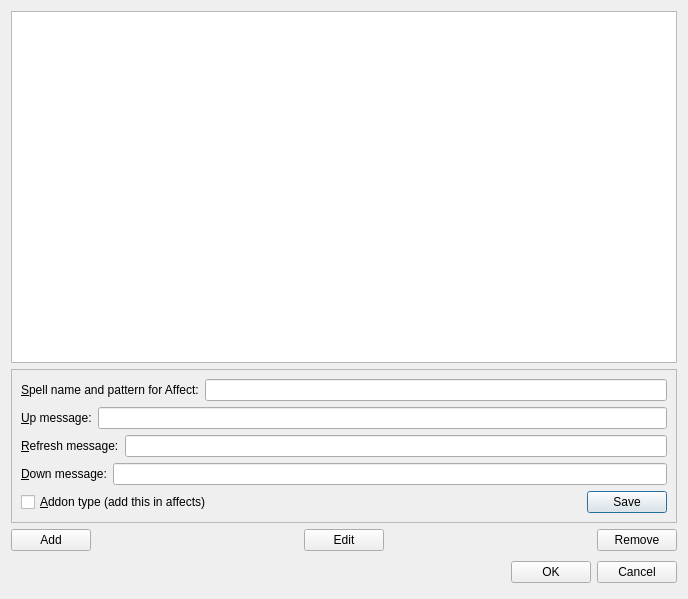
<ui version="4.0" >
 <class>SpellsDialog</class>
 <widget class="QDialog" name="SpellsDialog" >
  <property name="geometry" >
   <rect>
    <x>0</x>
    <y>0</y>
    <width>688</width>
    <height>599</height>
   </rect>
  </property>
  <property name="minimumSize" >
   <size>
    <width>688</width>
    <height>599</height>
   </size>
  </property>
  <property name="maximumSize" >
   <size>
    <width>688</width>
    <height>599</height>
   </size>
  </property>
  <property name="windowTitle" >
   <string>Pattern Editor</string>
  </property>
  <layout class="QVBoxLayout" >
   <item>
    <widget class="QListWidget" name="listWidget" />
   </item>
   <item>
    <widget class="QFrame" name="frame" >
     <property name="frameShape" >
      <enum>QFrame::StyledPanel</enum>
     </property>
     <property name="frameShadow" >
      <enum>QFrame::Raised</enum>
     </property>
     <layout class="QVBoxLayout" >
      <item>
       <layout class="QHBoxLayout" >
        <item>
         <widget class="QLabel" name="label" >
          <property name="text" >
           <string>&amp;Spell name and pattern for Affect:</string>
          </property>
          <property name="buddy" >
           <cstring>lineEdit_name</cstring>
          </property>
         </widget>
        </item>
        <item>
         <widget class="QLineEdit" name="lineEdit_name" />
        </item>
       </layout>
      </item>
      <item>
       <layout class="QHBoxLayout" >
        <item>
         <widget class="QLabel" name="label_2" >
          <property name="text" >
           <string>&amp;Up message:</string>
          </property>
          <property name="buddy" >
           <cstring>lineEdit_up_mes</cstring>
          </property>
         </widget>
        </item>
        <item>
         <widget class="QLineEdit" name="lineEdit_up_mes" />
        </item>
       </layout>
      </item>
      <item>
       <layout class="QHBoxLayout" >
        <item>
         <widget class="QLabel" name="label_3" >
          <property name="text" >
           <string>&amp;Refresh message:</string>
          </property>
          <property name="buddy" >
           <cstring>lineEdit_refresh_mes</cstring>
          </property>
         </widget>
        </item>
        <item>
         <widget class="QLineEdit" name="lineEdit_refresh_mes" />
        </item>
       </layout>
      </item>
      <item>
       <layout class="QHBoxLayout" >
        <item>
         <widget class="QLabel" name="label_4" >
          <property name="text" >
           <string>&amp;Down message:</string>
          </property>
          <property name="buddy" >
           <cstring>lineEdit_down_mes</cstring>
          </property>
         </widget>
        </item>
        <item>
         <widget class="QLineEdit" name="lineEdit_down_mes" />
        </item>
       </layout>
      </item>
      <item>
       <layout class="QHBoxLayout" >
        <item>
         <widget class="QCheckBox" name="checkBox_addon" >
          <property name="text" >
           <string>&amp;Addon type (add this in affects)</string>
          </property>
         </widget>
        </item>
        <item>
         <spacer>
          <property name="orientation" >
           <enum>Qt::Horizontal</enum>
          </property>
          <property name="sizeHint" >
           <size>
            <width>40</width>
            <height>20</height>
           </size>
          </property>
         </spacer>
        </item>
        <item>
         <widget class="QPushButton" name="pushButton_save" >
          <property name="text" >
           <string>Save</string>
          </property>
         </widget>
        </item>
       </layout>
      </item>
     </layout>
    </widget>
   </item>
   <item>
    <layout class="QHBoxLayout" >
     <property name="spacing" >
      <number>6</number>
     </property>
     <property name="leftMargin" >
      <number>0</number>
     </property>
     <property name="topMargin" >
      <number>0</number>
     </property>
     <property name="rightMargin" >
      <number>0</number>
     </property>
     <property name="bottomMargin" >
      <number>0</number>
     </property>
     <item>
      <widget class="QPushButton" name="pushButton_add" >
       <property name="text" >
        <string>Add</string>
       </property>
      </widget>
     </item>
     <item>
      <spacer>
       <property name="orientation" >
        <enum>Qt::Horizontal</enum>
       </property>
       <property name="sizeHint" >
        <size>
         <width>40</width>
         <height>20</height>
        </size>
       </property>
      </spacer>
     </item>
     <item>
      <widget class="QPushButton" name="pushButton_edit" >
       <property name="text" >
        <string>Edit</string>
       </property>
      </widget>
     </item>
     <item>
      <spacer>
       <property name="orientation" >
        <enum>Qt::Horizontal</enum>
       </property>
       <property name="sizeHint" >
        <size>
         <width>40</width>
         <height>20</height>
        </size>
       </property>
      </spacer>
     </item>
     <item>
      <widget class="QPushButton" name="pushButton_remove" >
       <property name="text" >
        <string>Remove</string>
       </property>
      </widget>
     </item>
    </layout>
   </item>
   <item>
    <layout class="QHBoxLayout" >
     <property name="spacing" >
      <number>6</number>
     </property>
     <property name="leftMargin" >
      <number>0</number>
     </property>
     <property name="topMargin" >
      <number>0</number>
     </property>
     <property name="rightMargin" >
      <number>0</number>
     </property>
     <property name="bottomMargin" >
      <number>0</number>
     </property>
     <item>
      <spacer>
       <property name="orientation" >
        <enum>Qt::Horizontal</enum>
       </property>
       <property name="sizeHint" >
        <size>
         <width>131</width>
         <height>31</height>
        </size>
       </property>
      </spacer>
     </item>
     <item>
      <widget class="QPushButton" name="okButton" >
       <property name="text" >
        <string>OK</string>
       </property>
      </widget>
     </item>
     <item>
      <widget class="QPushButton" name="cancelButton" >
       <property name="text" >
        <string>Cancel</string>
       </property>
      </widget>
     </item>
    </layout>
   </item>
  </layout>
 </widget>
 <tabstops>
  <tabstop>listWidget</tabstop>
  <tabstop>lineEdit_name</tabstop>
  <tabstop>lineEdit_up_mes</tabstop>
  <tabstop>lineEdit_refresh_mes</tabstop>
  <tabstop>lineEdit_down_mes</tabstop>
  <tabstop>checkBox_addon</tabstop>
  <tabstop>pushButton_save</tabstop>
  <tabstop>pushButton_add</tabstop>
  <tabstop>pushButton_edit</tabstop>
  <tabstop>pushButton_remove</tabstop>
  <tabstop>okButton</tabstop>
  <tabstop>cancelButton</tabstop>
 </tabstops>
 <resources/>
 <connections>
  <connection>
   <sender>okButton</sender>
   <signal>clicked()</signal>
   <receiver>SpellsDialog</receiver>
   <slot>accept()</slot>
   <hints>
    <hint type="sourcelabel" >
     <x>278</x>
     <y>253</y>
    </hint>
    <hint type="destinationlabel" >
     <x>96</x>
     <y>254</y>
    </hint>
   </hints>
  </connection>
  <connection>
   <sender>cancelButton</sender>
   <signal>clicked()</signal>
   <receiver>SpellsDialog</receiver>
   <slot>reject()</slot>
   <hints>
    <hint type="sourcelabel" >
     <x>369</x>
     <y>253</y>
    </hint>
    <hint type="destinationlabel" >
     <x>179</x>
     <y>282</y>
    </hint>
   </hints>
  </connection>
 </connections>
</ui>
